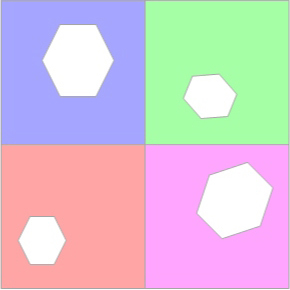
#> input picture AIFunctionCall/vision/test/bright_bgrp.jpg, 290 x 290 px
$ python -i image_preprocessor.py   (imports and definitions only)   (Python 2 division)
#> lines starting #> are read from the running program, lines starting #| are printed output that depends on the picture
#> further down, picture is the input picture: shape (290, 290, 3); mean B, G, R 212.5, 197.3, 214.8
#!/usr/bin/env python

"""Detects color bounds of colored duct tape in an OpenCV BGR image."""
# TODO make that true.

import cv2
import cv2.cv as cv
import numpy as np
import matplotlib.pyplot as plt
from time import time

class Preprocessor(object):
    """Preprocess images for Robosub VisionProcessor plugins."""
    def __init__(self):
        print 'hi'

    def preprocess(self, im):
        splits = cv2.split(im)
        x_dim = splits[2].shape[0]
#> x_dim = 290
        y_dim = splits[2].shape[1]
#> y_dim = 290
        # subtract the red channel with itself shifted.
        #cropped1 = splits[2][0:0, x_dim - 40: y_dim - 40]
        cropped1 = splits[2][0: x_dim - 1, 0: y_dim - 1]
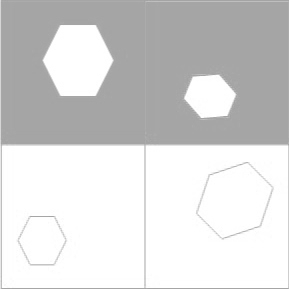
#> cropped1: shape (289, 289); min 161, max 255, mean 214.7
        cropped2 = splits[2][0:x_dim - 1, 1: y_dim]
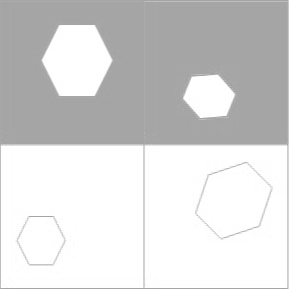
#> cropped2: shape (289, 289); min 161, max 255, mean 214.7
        cropped3 = splits[2][1:x_dim, 0: y_dim - 1]
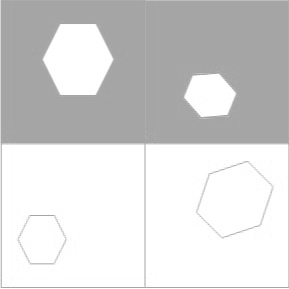
#> cropped3: shape (289, 289); min 161, max 255, mean 215
        #cv2.imshow("roi1", cropped1)
        #cv2.imshow("roi2", cropped2)
        sub1 = cv2.bitwise_or(cv2.subtract(cropped1, cropped2), cv2.subtract(cropped2, cropped1))
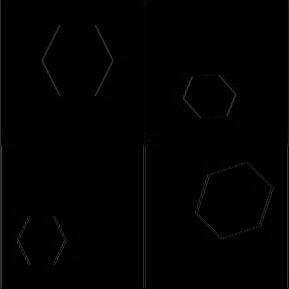
#> sub1: shape (289, 289); min 0, max 68, mean 1.3
        sub2 = cv2.bitwise_or(cv2.subtract(cropped1, cropped3), cv2.subtract(cropped3, cropped1))
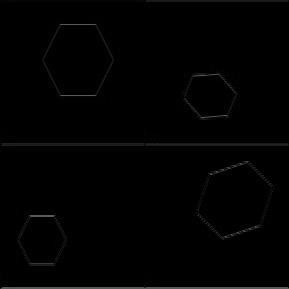
#> sub2: shape (289, 289); min 0, max 92, mean 1.8
        tot = cv2.add(sub1, sub2)
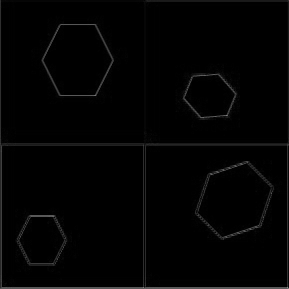
#> tot: shape (289, 289); min 0, max 145, mean 3
        cv2.imshow("added", cv2.dilate(tot, None))
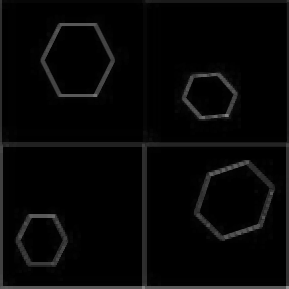
#> window 'added': shape (289, 289); min 0, max 145, mean 6.4
        #print(new_im.shape)
        cv2.imshow("image", im)
        cv2.waitKey(10)


# [54 lines of commented-out code are left out]

>>> import cv2
>>> picture = cv2.imread('../../../AIFunctionCall/vision/test/bright_bgrp.jpg')
>>> result = Preprocessor().preprocess(picture)

$ run again, on AIFunctionCall/vision/test/bright_brgp.jpg
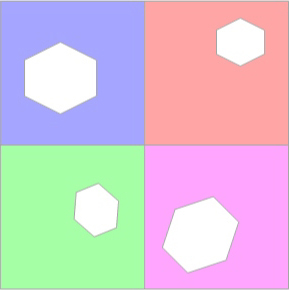
#> input picture AIFunctionCall/vision/test/bright_brgp.jpg, 290 x 290 px
#> picture is the input picture: shape (290, 290, 3); mean B, G, R 212.5, 197.3, 214.8
#> in preprocess, `cropped3 = splits[2][1:x_dim, 0: y_dim - 1]`:
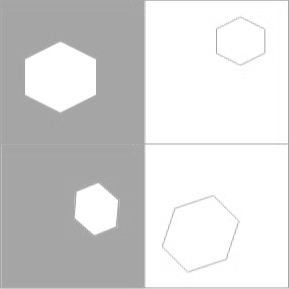
#> cropped3: shape (289, 289); min 160, max 255, mean 214.7
#> in preprocess, `cv2.imshow("added", cv2.dilate(tot, None))`:
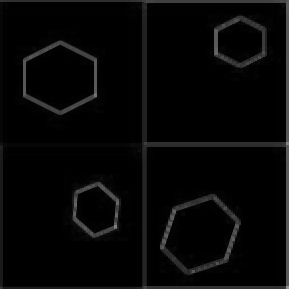
#> window 'added': shape (289, 289); min 0, max 145, mean 6.4

$ run again, on AIFunctionCall/vision/test/bright_gbpr.jpg
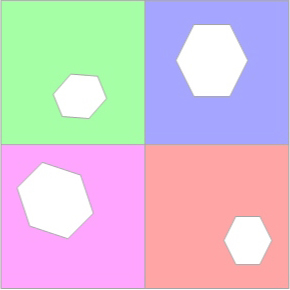
#> input picture AIFunctionCall/vision/test/bright_gbpr.jpg, 290 x 290 px
#> picture is the input picture: shape (290, 290, 3); mean B, G, R 212.5, 197.3, 214.8
#> in preprocess, `cropped3 = splits[2][1:x_dim, 0: y_dim - 1]`:
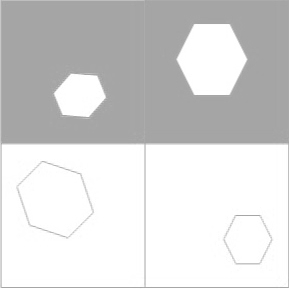
#> cropped3: shape (289, 289); min 160, max 255, mean 215
#> in preprocess, `cv2.imshow("added", cv2.dilate(tot, None))`:
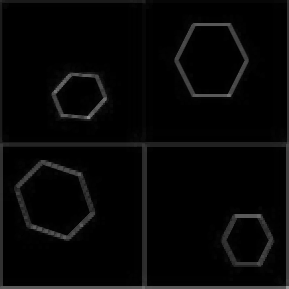
#> window 'added': shape (289, 289); min 0, max 150, mean 6.4

$ run again, on AIFunctionCall/vision/test/bright_prgb.jpg
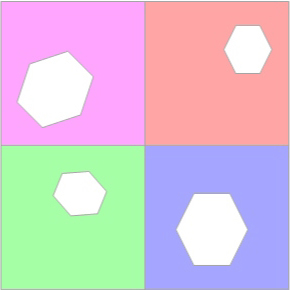
#> input picture AIFunctionCall/vision/test/bright_prgb.jpg, 290 x 290 px
#> picture is the input picture: shape (290, 290, 3); mean B, G, R 212.5, 197.3, 214.8
#> in preprocess, `cv2.imshow("added", cv2.dilate(tot, None))`:
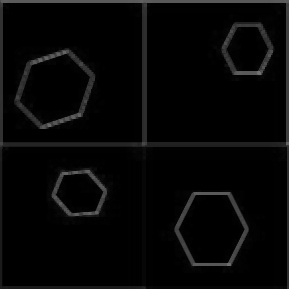
#> window 'added': shape (289, 289); min 0, max 113, mean 6.3
